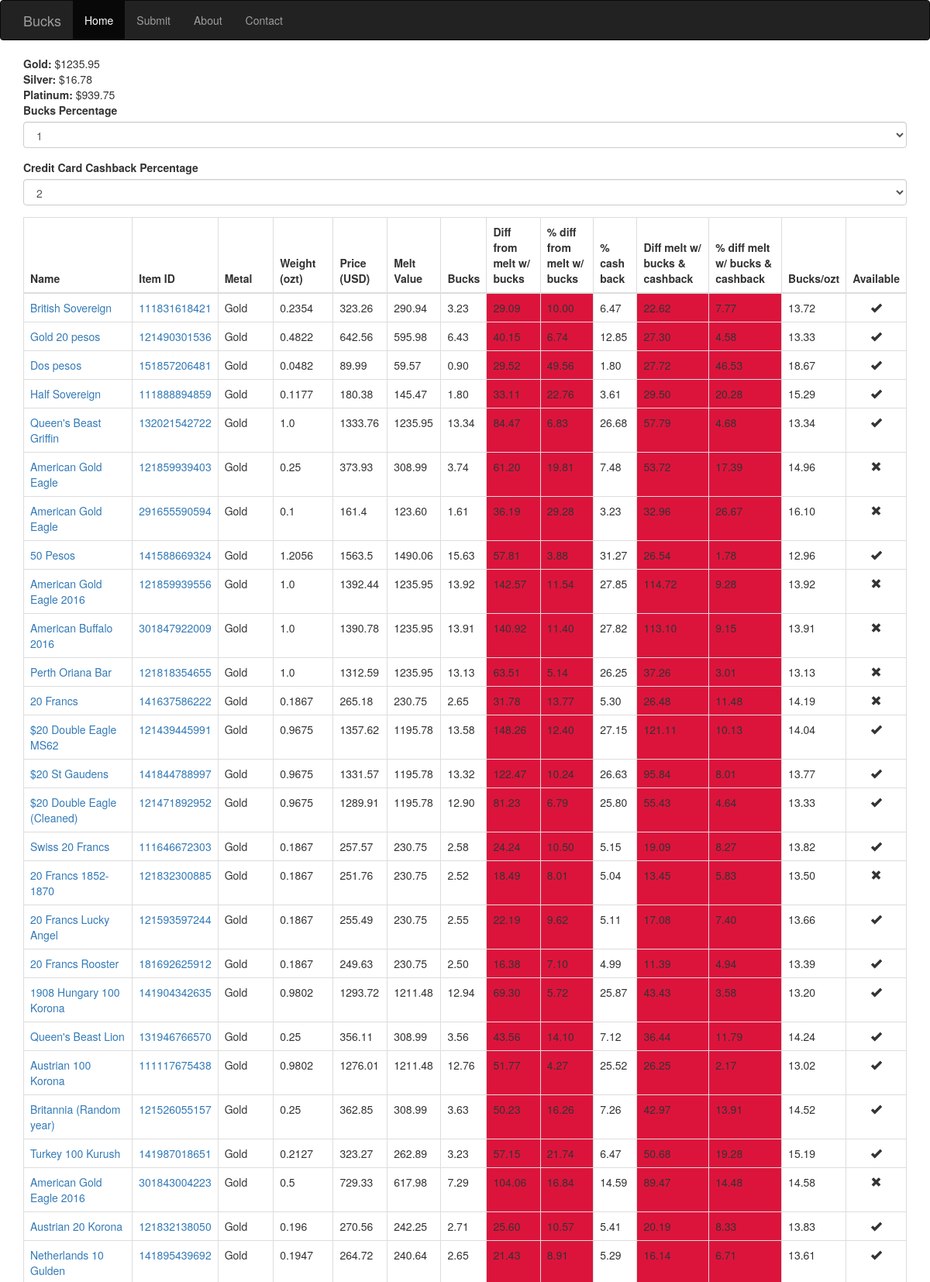
The page / (upper part) on the database its author committed.
### deals/models.py (models this page shows, shortened)
class Spot(db.Model):
    id = db.Column(db.Integer, primary_key=True)
    name = db.Column(db.String(10), unique=True)
    value = db.Column(db.Float)

class Item(db.Model):
    id = db.Column(db.Integer, primary_key=True)
    ebay_id = db.Column(db.Integer, unique=True)
    name = db.Column(db.String)
    price = db.Column(db.Float)
    weight = db.Column(db.Float)
    metal = db.Column(db.String)
    picture_url = db.Column(db.String)
    reported = db.Column(db.Boolean, default=False)
    available = db.Column(db.Boolean, default=True)
    quantity = db.Column(db.Integer, default=0)
    seller = db.Column(db.String)

### deals/views.py (the view)
@deals_blueprint.route('/')
def index(page=1):
    select = PercentForm()
    spots = Spot.query.all()
    items = Item.query.all()
    return render_template('index.html', items=items, spots=spots, select=select)

### deals/forms.py
class PercentForm(FlaskForm):
    percentage = SelectField('Bucks Percentage',
                             choices=[(1, 1), (2, 2),
                                      (4, 4), (6, 6),
                                      (8, 8), (10, 10)], id='bucks-percent')
    cashback = SelectField('Credit Card Cashback Percentage',
                           choices=[(0.5, 0.5), (1, 1),
                                    (1.5, 1.5), (2, 2),
                                    (2.5, 2.5), (3, 3),
                                    (3.5, 3.5), (4, 4),
                                    (4.5, 4.5), (5, 5)], id='cash-percent', default=2)

### deals/templates/index.html (shortened to what this page needs)
{% extends "base.html" %}
{% block page_content %}
{% for spot in spots %}
<b>{{ spot.name|capitalize }}:</b> ${{ spot.value }}<br>
{% endfor %}
<div class="form-group">
{{ select.percentage.label }}{{ select.percentage(onchange='percentage_changed()', class='form-control') }}
</div>
<div class="form-group">
{{ select.cashback.label }}{{ select.cashback(onchange='percentage_changed()', class='form-control') }}
</div>
<table class="table table-hover table-bordered table-responsive sortable" id="item-table">
    <thead>
    <tr>
        <th>Name</th>
        <th>Item ID</th>
        <th>Metal</th>
        <th class="sorttable_numeric">Weight (ozt)</th>
        <th class="sorttable_numeric">Price (USD)</th>
        <th class="sorttable_numeric">Melt Value</th>
        <th class="sorttable_numeric">Bucks</th>
        <th class="sorttable_numeric">Diff from melt w/ bucks</th>
        <th class="sorttable_numeric">% diff from melt w/ bucks</th>
        <th class="sorttable_numeric">% cash back</th>
        <th class="sorttable_numeric">Diff melt w/ bucks & cashback</th>
        <th class="sorttable_numeric">% diff melt w/ bucks & cashback</th>
        <th class="sorttable_numeric">Bucks/ozt</th>
        <th>Available</th>
    </tr>
    </thead>
    <tbody>
    {% for item in items %}
    <tr class="item">
        <td class="name"><a href="{{ url_for('deals.item', item_id=item.id) }}" target="_blank">{{ item.name }}</a></td>
        <td class="item_id"><a href="https://www.ebay.com/itm/{{ item.ebay_id }}" target="_blank">{{ item.ebay_id }}</a></td>
        <td class="metal">{{ item.metal|capitalize }}</td>
        <td class="weight">{{ item.weight }}</td>
        <td class="price">{{ item.price }}</td>
        <td class="melt"></td>
        <td class="bucks"></td>
        <td class="melt_diff"></td>
        <td class="perc_diff"></td>
        <td class="cashback"></td>
        <td class="melt_diff_cash"></td>
        <td class="perc_diff_cash"></td>
        <td class="bucks_per"></td>
        <td class="text-center" sorttable_customkey="{% if item.available %}1{% else %}0{% endif %}"><span class="glyphicon {% if item.available %}glyphicon-ok{% else %}glyphicon-remove{% endif %}" aria-hidden="true"></span></td>
    </tr>
    {% endfor %}
    </tbody>
</table>
{% endblock %}

### deals/templates/base.html (shortened to what this page needs)
<!DOCTYPE html>
{% extends "bootstrap/base.html" %}
{% import "bootstrap/utils.html" as utils %}
    {% block styles %}
    {{ super() }}
    <link rel="stylesheet" type="text/css" href="{{ url_for('static', filename='css/style.css') }}">
    {% endblock %}
    {% set active_page = active_page|default('index') -%}
    {% set navigation_bar = [
        (url_for('deals.index'), 'index', 'Home'),
        (url_for('deals.submit'), 'submit', 'Submit'),
        (url_for('deals.about'), 'about', 'About'),
        (url_for('deals.contact'), 'contact', 'Contact')
      ]
    %}
    {% block navbar %}
    <div class="navbar navbar-inverse" role="navigation">
        <div class="container">
            <div class="navbar-header">
                <a class="navbar-brand" href="/">Bucks</a>
            </div>
            <ul id="navigation" class="nav navbar-nav">
            {% for href, id, caption in navigation_bar %}
                <li {% if id == active_page %}class="active"{% endif %}><a href="{{ href|e }}">{{ caption|e }}</a></li>
            {% endfor %}
            </ul>
        </div>
    </div>
    {% endblock %}
{% block content %}
<div class="container">
{% block page_content %}
{% endblock %}
</div>
{% endblock %}

### deals/static/css/style.css (style rules this page uses)
html { position: relative; min-height: 100%; }
body { margin-bottom: 60px; }

### rows shown on the page
Spot: name "Gold", value "1235.95"
Spot: name "Silver", value "16.78"
Spot: name "Platinum", value "939.75"
Item: name "British Sovereign", ebay_id "111831618421", metal "Gold", weight "0.2354", price "323.26", available True (drawn)
Item: name "Gold 20 pesos", ebay_id "121490301536", metal "Gold", weight "0.4822", price "642.56", available True (drawn)
Item: name "Dos pesos", ebay_id "151857206481", metal "Gold", weight "0.0482", price "89.99", available True (drawn)
Item: name "Half Sovereign", ebay_id "111888894859", metal "Gold", weight "0.1177", price "180.38", available True (drawn)
Item: name "Queen's Beast Griffin", ebay_id "132021542722", metal "Gold", weight "1.0", price "1333.76", available True (drawn)
Item: name "American Gold Eagle", ebay_id "121859939403", metal "Gold", weight "0.25", price "373.93", available False (drawn)
Item: name "American Gold Eagle", ebay_id "291655590594", metal "Gold", weight "0.1", price "161.4", available False (drawn)
Item: name "50 Pesos", ebay_id "141588669324", metal "Gold", weight "1.2056", price "1563.5", available True (drawn)
Item: name "American Gold Eagle 2016", ebay_id "121859939556", metal "Gold", weight "1.0", price "1392.44", available False (drawn)
Item: name "American Buffalo 2016", ebay_id "301847922009", metal "Gold", weight "1.0", price "1390.78", available False (drawn)
Item: name "Perth Oriana Bar", ebay_id "121818354655", metal "Gold", weight "1.0", price "1312.59", available False (drawn)
Item: name "20 Francs", ebay_id "141637586222", metal "Gold", weight "0.1867", price "265.18", available False (drawn)
Item: name "$20 Double Eagle MS62", ebay_id "121439445991", metal "Gold", weight "0.9675", price "1357.62", available True (drawn)
Item: name "$20 St Gaudens", ebay_id "141844788997", metal "Gold", weight "0.9675", price "1331.57", available True (drawn)
Item: name "$20 Double Eagle (Cleaned)", ebay_id "121471892952", metal "Gold", weight "0.9675", price "1289.91", available True (drawn)
Item: name "Swiss 20 Francs", ebay_id "111646672303", metal "Gold", weight "0.1867", price "257.57", available True (drawn)
Item: name "20 Francs 1852-1870", ebay_id "121832300885", metal "Gold", weight "0.1867", price "251.76", available False (drawn)
Item: name "20 Francs Lucky Angel", ebay_id "121593597244", metal "Gold", weight "0.1867", price "255.49", available True (drawn)
Item: name "20 Francs Rooster", ebay_id "181692625912", metal "Gold", weight "0.1867", price "249.63", available True (drawn)
Item: name "1908 Hungary 100 Korona", ebay_id "141904342635", metal "Gold", weight "0.9802", price "1293.72", available True (drawn)
Item: name "Queen's Beast Lion", ebay_id "131946766570", metal "Gold", weight "0.25", price "356.11", available True (drawn)
Item: name "Austrian 100 Korona", ebay_id "111117675438", metal "Gold", weight "0.9802", price "1276.01", available True (drawn)
Item: name "Britannia (Random year)", ebay_id "121526055157", metal "Gold", weight "0.25", price "362.85", available True (drawn)
Item: name "Turkey 100 Kurush", ebay_id "141987018651", metal "Gold", weight "0.2127", price "323.27", available True (drawn)
Item: name "American Gold Eagle 2016", ebay_id "301843004223", metal "Gold", weight "0.5", price "729.33", available False (drawn)
Item: name "Austrian 20 Korona", ebay_id "121832138050", metal "Gold", weight "0.196", price "270.56", available True (drawn)
Item: name "Netherlands 10 Gulden", ebay_id "141895439692", metal "Gold", weight "0.1947", price "264.72", available True (drawn)

### other values the page prints
{{ caption|e }} "Home" "Submit" "About" "Contact"
{{ select.percentage.label }} "Bucks Percentage"
{{ select.cashback.label }} "Credit Card Cashback Percentage"
